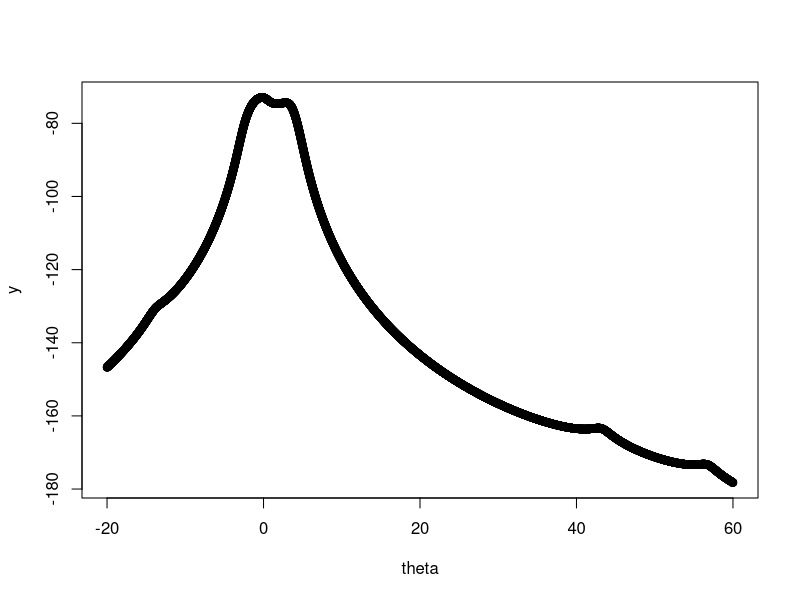

Generate this figure with R:
## ---- chunk 1
x<-c(1.77, -0.23, 2.76, 3.80, 3.47, 56.75, -1.34, 4.24, -2.44, 3.29, 3.71, -2.40, 4.53, -0.07, -1.05, -13.87, -2.53, -1.75, 0.27, 43.21)
theta<-seq(-20,60,0.01)
plotloglike<- function(theta,x) {
  y<-matrix(0,nrow = length(theta),ncol = length(x))
  for (i in 1:length(theta)) {
    for (j in 1:length(x)) {
      y[i,j]<- -log(pi)-log(1+(theta[i]-x[j])^2)
    }
  }
  y<-apply(y, 1, sum)
  plot(theta,y)
}
plotloglike(theta,x)
## ---- chunk 2
prime<- function(theta) {
  x<-c(1.77, -0.23, 2.76, 3.80, 3.47, 56.75, -1.34, 4.24, -2.44, 3.29, 3.71, -2.40, 4.53, -0.07, -1.05, -13.87, -2.53, -1.75, 0.27, 43.21)
  sum((2*x-theta)/(1+(x-theta)^2)) }

#use bisection method to calculate maximum
bisection <- function(f_prime, int, precision = 1e-7)
{
  # ::: f_prime is the function for the first derivative
  # ::: of f, int is an interval such as c(0,1) which 
  # ::: denotes the domain
  
  N <- ceiling(log(precision/(diff(int)))/log(.5))
  f_prime_a <- f_prime(int[1] + diff(int)/2)
  for (i in 1:N)
  {
    if(f_prime_a > 0)
    {
       int[2] = int[1] + diff(int)/2
    } else
      if(f_prime_a < 0)
      {
       int[1] = int[1] + diff(int)/2
      } else
        if(f_prime_a == 0) return(int)
        
    f_prime_a <- f_prime(int[1] + diff(int)/2)
  }
  int
}
bisection(prime,c(-1,1))
bisection(prime,c(-2,-1))
bisection(prime,c(-3,3))

#Newton's Method
newton <- function(f_prime, f_dbl, precision = 1e-6, start)
{
  # ::: f_prime is first derivative function
  # ::: f_dbl is second derivitive function
  # ::: start is starting 'guess'
  
  x_old <- start
  x_new <- x_old-f_prime(x_old)/f_dbl(x_old)
  
  i <- 1 # ::: use 'i' to print iteration number
  print(paste0("Iteration ", i, "; Estimate = ", x_new) )
  while (abs(x_new-x_old) > precision)
  {
    x_old <- x_new
    x_new <- x_old-f_prime(x_old)/f_dbl(x_old) 
    
    # ::: keep track of iteration history
    print(paste0("Iteration ", i+1, "; Estimate = ", x_new) )
    i <- i + 1
  }
  x_new
}

#secant method
secant <- function(f_prime, start1, start2, precision = 1e-6)
{
  # f_prime is first derivative function
  # start1 and star2 are starting guesses
  
  x_old1 = start1
  x_old2 = start2
  x_new = x_old2-f_prime(x_old2)*((x_old2-x_old1)/(f_prime(x_old2)-f_prime(x_old1))) 
  
  i <- 1 # i is iteration number
  print(paste0("Iteration ", i, "; Estimate = ", x_new) )
  while (abs(x_new-x_old2) > precision)
  {
    x_old1 = x_old2
    x_old2 = x_new
    x_new = x_old2-f_prime(x_old2)*((x_old2-x_old1)/(f_prime(x_old2)-f_prime(x_old1)))     
    # ::: keep track of iteration history
    print(paste0("Iteration ", i+1, "; Estimate = ", x_new) )
    i <- i + 1
  }
  x_new

}
## ---- chunk 3
#use gradient descent to calculate the maximum

f = function(x,y) (x-2)^4+(x-2*y)^2
f_gradient = function(x, y) c((4*(x-2)^3+2*(x-2*y)), (-4*(x-2*y)))

#load golden section function
golden <- function(f, int, precision = 1e-6)
{
  # ::: This function implements the golden section search for a 
  # ::: *minimum* for the function 'f' on the range [int]
  # ::: with precision no greater than 'precision'.
  # ::: Note: 'int' is an interval such as c(2,3).
  # ::: If you want to *maximize*, multiply your function by -1.
  
  rho <- (3-sqrt(5))/2 # ::: Golden ratio
  # ::: Work out first iteration here
  f_a <- f(int[1] + rho*(diff(int)))
  f_b <- f(int[2] - rho*(diff(int)))
  ### How many iterations will we need to reach the desired precision?
  N <- ceiling(log(precision/(diff(int)))/log(1-rho))
  for (i in 1:N)                    # index the number of iterations
  {
f_a <- f(int[1] + rho*(diff(int)))
  f_b <- f(int[2] - rho*(diff(int)))
    if (f_a < f_b)  
    {
      int[2] = int[2] - rho*(diff(int))

    } else{
      if (f_a >= f_b)
      {
       int[1] = int[1] + rho*(diff(int))
      

	      } }
  }
  int
}

#write gradient descent function with steepest step for each iteration
gradient_descent<-function(f,f_gradient,start_point,precision=1e-6) {
  #author: Guanren (Grandeur) Wang
  #f is original function
  #f_gradient is the gradient of f
  #start_point is a vector to give the start value of algorithm
  #precision is the difference of f value between i and i+1 iterations
  
  #each descent step is optimized by golden section method
  #this function is used to calculate minimum, for maximum, you can plus f by -1
  
  m = start_point
  fval_o<-f(m[1],m[2])
  i=1
  
  #the first alpha did calculated by golden section method, but manually input
  alpha=0.01
  temporary<-m-alpha*f_gradient(m[1],m[2])
  
  #define function g which will be used to calculate the steepest step
  g<-function(alpha) {f((m-alpha*f_gradient(m[1],m[2]))[1],(m-alpha*f_gradient(m[1],m[2]))[2])}
  
  #update function value 
  fval_n=f(temporary[1],temporary[2])
  
  while (abs(fval_n-fval_o)>precision) {
    
    #count iterations
    i=i+1
    
    #calculate the steepest step by golden section method (with precision of 1e-6)
    alpha=golden(g,c(0,10))[1]
    
    #update the pair of points for next iteration
    m<-m-alpha*f_gradient(m[1],m[2])
    
    #update function
    fval_o=fval_n
    fval_n=f(m[1],m[2])
  }
  
  #output iteration times, minimum values, and corresponding values of x1 and x2
  a<-c('Iteration times:','Minimum value:','x1:','x2:')
  b<-c(i,fval_n,m[1],m[2])
  paste(a,b)
}

gradient_descent(f,f_gradient,c(0,3),1e-10)
